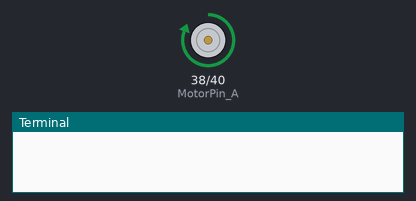
Bench run of a program on a simulated Raspberry Pi (header pin numbers). On the bench: motor-driver pin pairs drawn as motors (green arrow = first pin HIGH = forward, orange = second pin HIGH = backward, longer = more drive), the last lines printed to the terminal. At 2.0 s the program stops and its outputs stay as they are.

Above: at 0.1 s.
At 1.1 s:
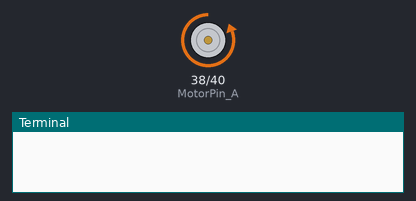
At 2.1 s:
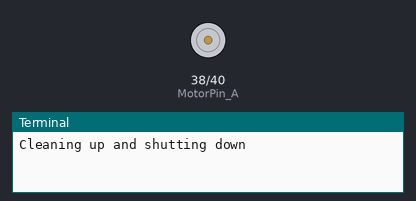
Timing chart, 0 to 3.5 s (numbered marks = the images above):
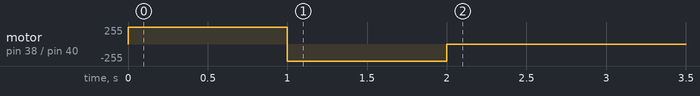

Measured:
- by itself, motor on pin 38 (MotorPin_A) / pin 40 (MotorPin_B): stopped → forward 255/255 at 0.00 s, → backward 255/255 1.0 s later, → stopped 1.0 s later

The program:

motor.py
```python
import RPi.GPIO as GPIO
import time

MotorPin_A         = 38
MotorPin_B         = 40

def main():
    GPIO.setmode(GPIO.BOARD)
    GPIO.setup(MotorPin_A,GPIO.OUT)
    GPIO.setup(MotorPin_B,GPIO.OUT)

    try:
        GPIO.output(MotorPin_A,GPIO.HIGH)
        GPIO.output(MotorPin_B,GPIO.LOW)
        time.sleep(1)
        GPIO.output(MotorPin_B,GPIO.HIGH)
        GPIO.output(MotorPin_A,GPIO.LOW)
        time.sleep(1)
    except KeyboardInterrupt:
        print("Program shut down")
    finally:
        GPIO.cleanup()
        print("Cleaning up and shutting down")

if __name__ == "__main__":
    main()
```
